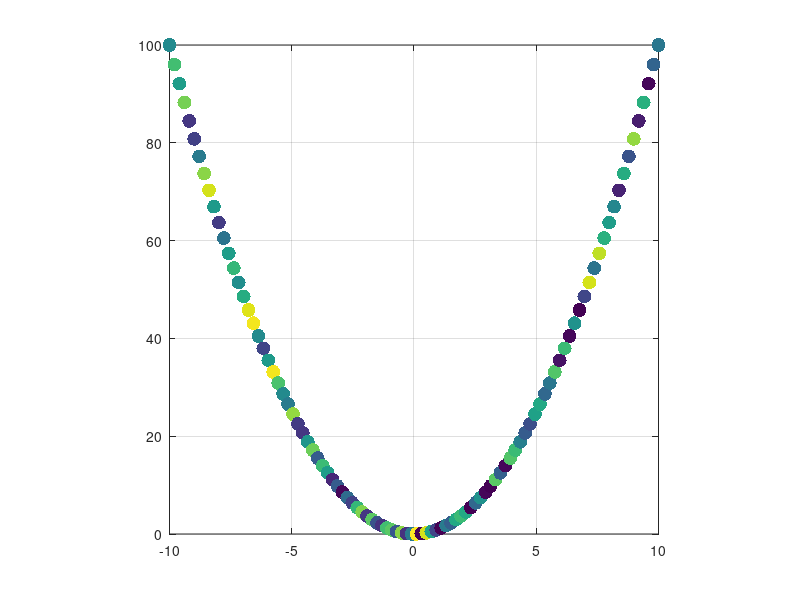

Here is the MATLAB script that generated this plot:
clear 
D=1;
N=100;

X = linspace(-10,10, N);
y = X.^2;

axis square, hold on, grid on, box on
scatter(X,y, 100 , rand(1,N),'filled')



